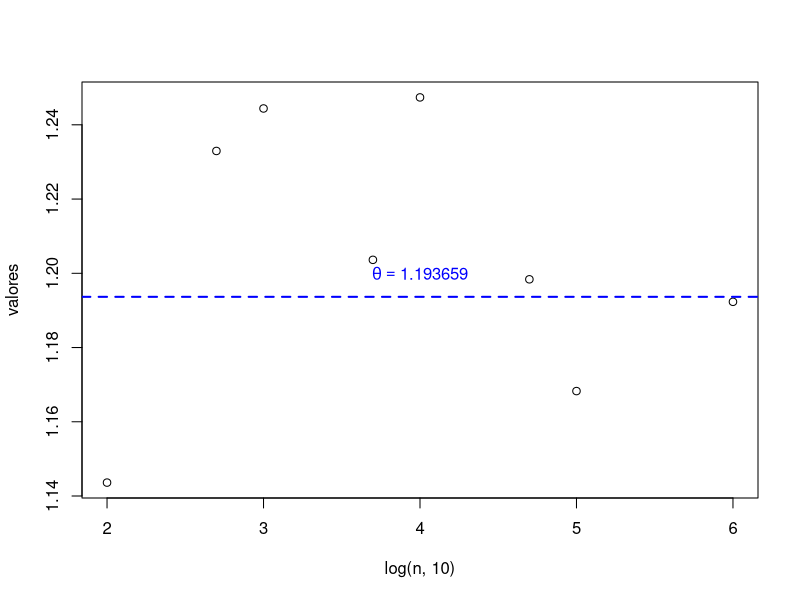
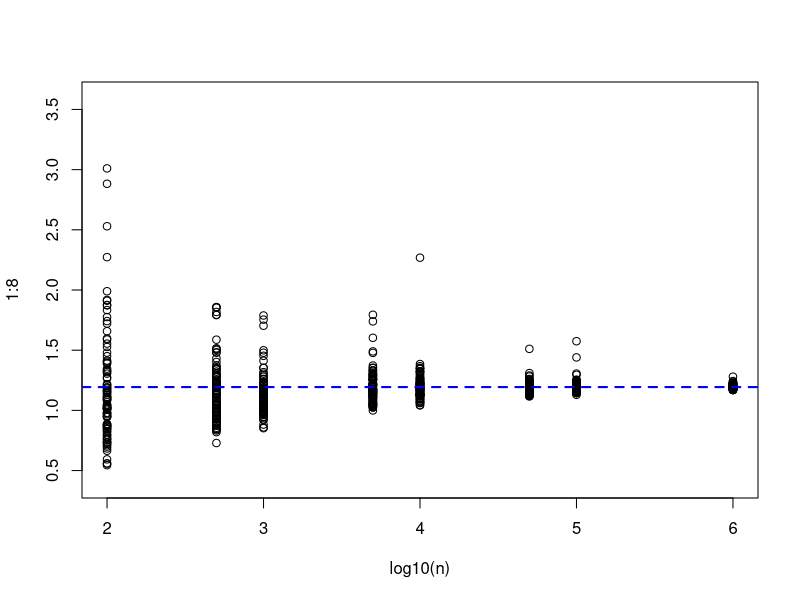

These figures' R source, in order:
## INTEGRAÇÃO MONTE CARLO
#obj: resolução de integrais definidas usando números aleatórios.


# * Integrais do tipo theta= integral (calculada em [0,1]) de g(x)dx
#   Seja U~Unif(0,1):
#   theta= E(g(U)) = integral(de 0 a 1) de g(x)*f_U(x)*dx; onde f_U(x) = 1
#   Assim, temos o seguinte algoritmo para estimar theta:

# 1- Gerar n variáveis U(0,1) aleatoriamente
# 2- Aplicar g(U)
# 3- Calcular a média das g(U)

## ESTIMAR B(0.4,5) = integral de 0 a 1 de t^(x-1)*(1-t)^(y-1)*dt
theta <- beta(0.4,5)

g<- function(t, x=0.4,y=5){
  t^(x-1) * (1-t)^(y-1)
}

estima<- function(n){
  U <- runif(n)
  return(mean(g(U)))
}

n<- c(100,500,1E3,5E3,1E4,5E4,1E5,1E6)
valores <- sapply(n, estima)

plot(log(n,10),valores)
abline(h=theta,col="blue",lwd=2,lty=2)
text(4,1.20,labels= bquote(theta == .(theta)),col="blue")

## realizando 100 aproximacoes
aprox <- t(replicate(100, sapply(n,estima)))

plot(log10(n), y=1:8, ylim=c(0.4,3.6),type="n")
for(i in 1:100){
  points(log10(n),aprox[i,])
}
abline(h=theta,col="blue",lwd=2,lty=2)

#medias das estimativas
medias <- apply(aprox, 2, mean)
names(medias) <- n
medias

#erro padrao das estimativas
ep <- apply(aprox,2,sd)
names(ep) <- n
ep

#quantis (limite superior e inferior)
Limites <-apply(aprox,2, function(x) quantile(x,probs=c(0.025,0.975)))

#amplitudes
amplitude <- apply(aprox,2, function(x) diff(range(x)))

#tabela compilando tudo
cbind(n,medias,ep,LInf=Limites[1,],LSup=Limites[2,],amplitude)